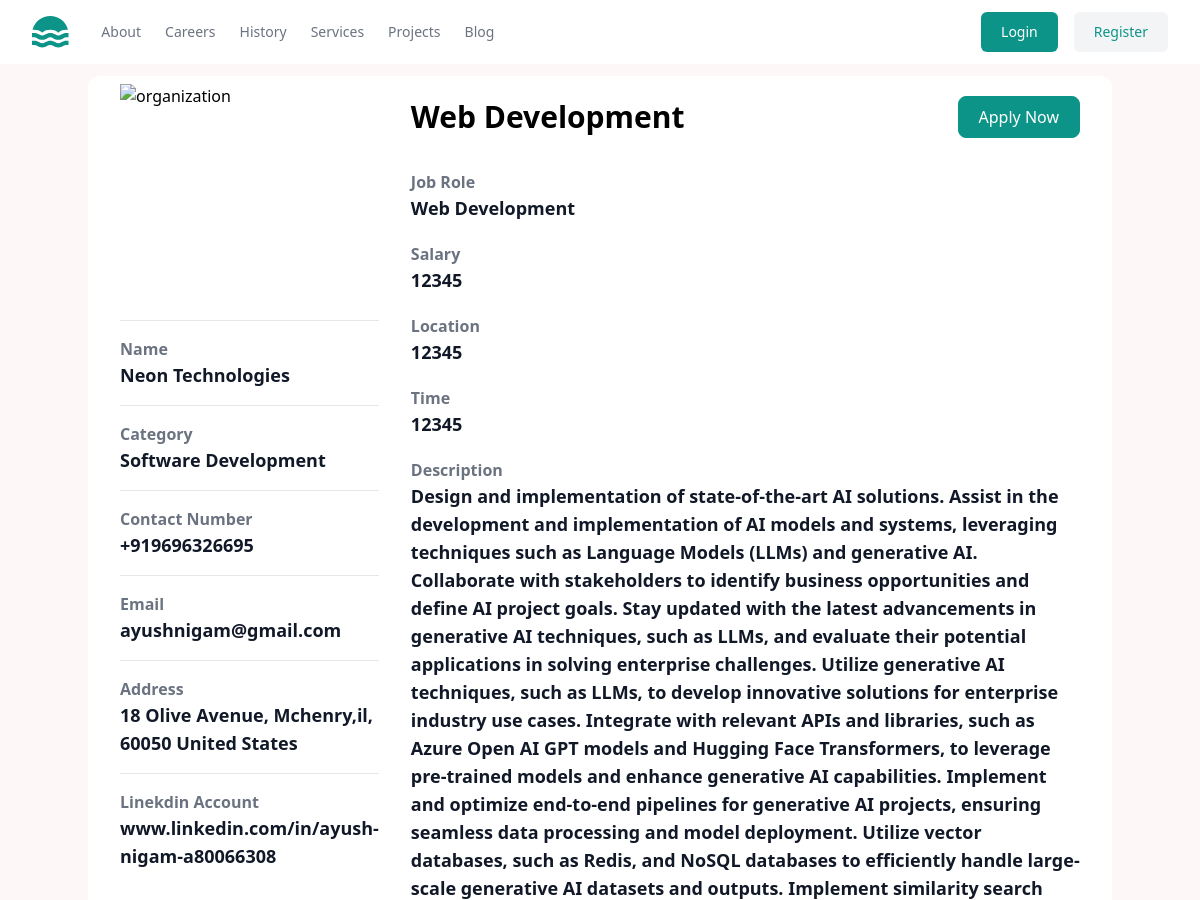
/post?id=1 (upper part), run on an earlier commit of the app's database.
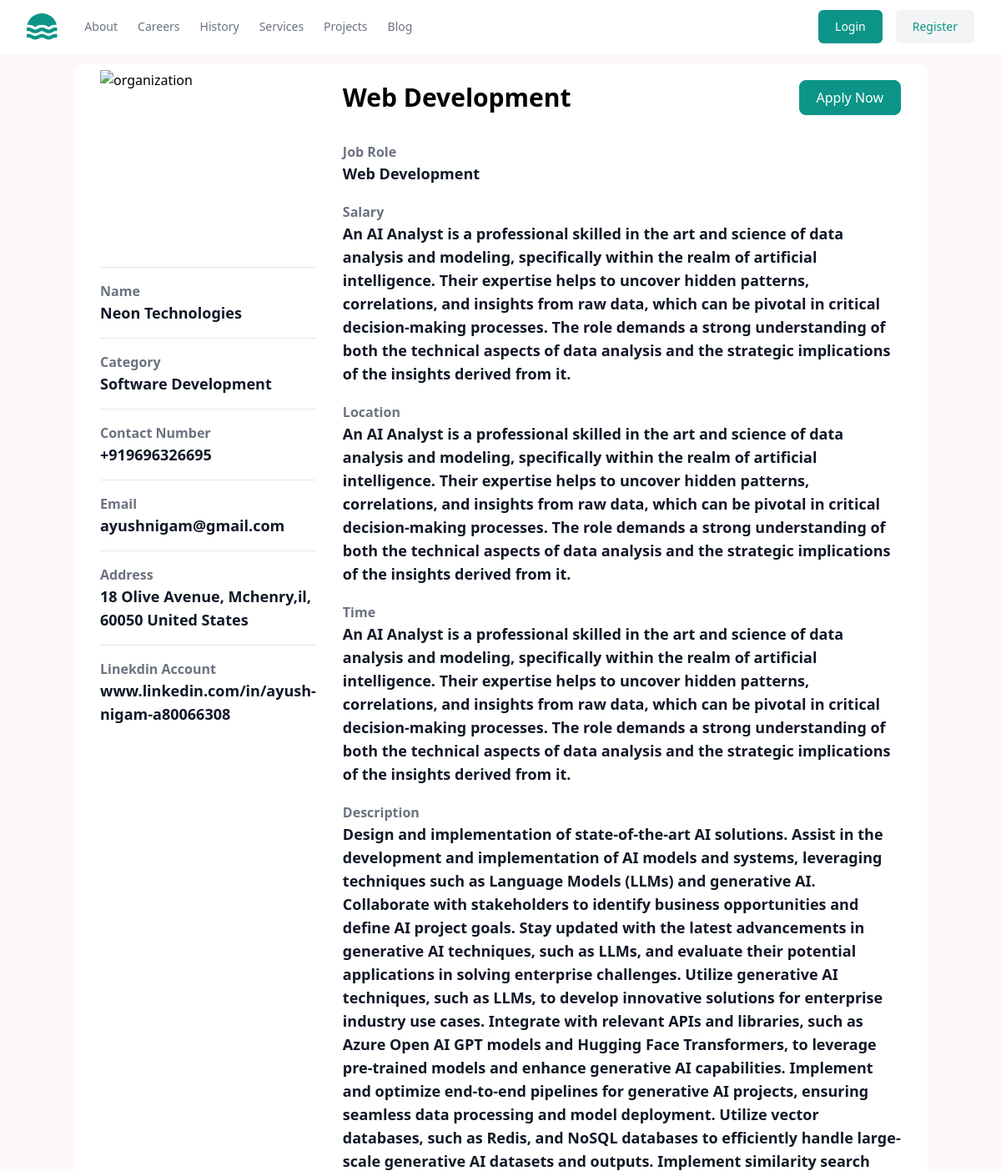
And on a later commit of the database.
### posts/models.py (models this page shows)
class Post(models.Model):
    category = models.ForeignKey(Categories, on_delete=models.CASCADE)
    applicants = models.ManyToManyField(User, related_name='users')
    location = models.CharField(max_length=2000)
    desc = models.CharField(max_length=10000)
    type = models.JSONField(default=list)
    posted_at = models.DateTimeField(auto_now_add=True)
    is_active = models.BooleanField()

### categories/models.py (models this page shows)
class Categories(models.Model):
    name = models.CharField(max_length=50)
    counts = models.IntegerField(default=0)
    closed = models.IntegerField(default=0)
    desc = models.TextField()
    icon = models.CharField(max_length=1000)

### project/views.py (the view)
# urls.py: path('post', views.post,name='post' ),
def post(request):
    id = request.GET.get("id")
    post = Post.objects.get(id=id)
    props = {
        "post":post
    }
    print(props)
    return render(request , "post.html" ,props)

### templates/post.html (shortened to what this page needs)
{% extends 'base.html' %}
{% block content %}
<div class="container mx-auto">
    <article class="rounded-xl bg-white p-4 sm:p-6 lg:p-8 lg:pt-2">
        <div class="flex items-start sm:gap-8">
            <div class="flex flex-col gap-4">
                <img width="220" height="220" src="https://img.icons8.com/deco-color/96/organization.png"
                    alt="organization" />
                <hr>
                <div>
                    <h5 class="text-md font-semibold text-gray-500">Name</h5>
                    <p class="text-lg font-semibold text-gray-900">
                        Neon Technologies
                    </p>
                </div>
                <hr>
                <div>
                    <h5 class="text-md font-semibold text-gray-500">Category</h5>
                    <p class="text-lg font-semibold text-gray-900">
                        Software Development
                    </p>
                </div>
                <hr>
                <div>
                    <h5 class="text-md font-semibold text-gray-500">Contact Number</h5>
                    <p class="text-lg font-semibold text-gray-900">
                        +919696326695
                    </p>
                </div>
                <hr>
                <div>
                    <h5 class="text-md font-semibold text-gray-500">Email</h5>
                    <p class="text-lg font-semibold text-gray-900">
                        ayushnigam@gmail.com
                    </p>
                </div>
                <hr>
                <div>
                    <h5 class="text-md font-semibold text-gray-500">Address</h5>
                    <p class="text-lg font-semibold text-gray-900">
                        {{post.location}}
                    </p>
                </div>
                <hr>
                <div>
                    <h5 class="text-md font-semibold text-gray-500">Linekdin Account</h5>
                    <a href="https://www.linkedin.com/in/ayush-nigam-a80066308"
                        class="text-lg font-semibold text-gray-900" target="_blank">
                        www.linkedin.com/in/ayush-nigam-a80066308
                    </a>
                </div>
            </div>
            <div class="flex flex-col gap-5">
                <div class="flex justify-between items-center sticky top-0 bg-white z-10 py-3">
                    <h3 class="text-3xl font-bold">
                        {{post.category.name}}
                    </h3>
                    <a class="group flex items-center justify-between gap-4 rounded-lg border border-teal-600  bg-teal-600 px-5 py-2 transition-colors hover:bg-transparent focus:outline-none focus:ring"
                        href="#">
                        <span
                            class="font-medium text-white transition-colors group-hover:text-teal-600 group-active:text-teal-500">
                            Apply Now
                        </span>
                    </a>
                </div>
                <div>
                    <h5 class="text-md font-semibold text-gray-500">Job Role</h5>
                    <p class="text-lg font-semibold text-gray-900">
                        {{post.category.name}}
                    </p>
                </div>
                <div>
                    <h5 class="text-md font-semibold text-gray-500">Salary</h5>
                    <p class="text-lg font-semibold text-gray-900">
                        {{post.desc}}
                    </p>
                </div>
                <div>
                    <h5 class="text-md font-semibold text-gray-500">Location</h5>
                    <p class="text-lg font-semibold text-gray-900">
                        {{post.desc}}
                    </p>
                </div>
                <div>
                    <h5 class="text-md font-semibold text-gray-500">Time</h5>
                    <p class="text-lg font-semibold text-gray-900">
                        {{post.desc}}
                    </p>
                </div>
                <div>
                    <h5 class="text-md font-semibold text-gray-500">Description</h5>
                    <p class="text-lg font-semibold text-gray-900">
                    </p>
                </div>
            </div>
        </div>
    </article>
</div>
{% endblock %}

### templates/base.html (shortened to what this page needs)
<!DOCTYPE html>
<html lang="en">
<head>
    <script src="https://cdn.tailwindcss.com"></script>
</head>
<body class="bg-red-100/25 flex flex-col gap-3">
    {% block navbar %}
    {% include 'navbar.html' %}
    {% endblock %}
    <div class="">
        {% block content %}
        {% endblock %}
    </div>
</body>
</html>

### templates/navbar.html (shortened to what this page needs)
<header class="bg-white">
    <div class="mx-auto flex h-16 max-w-screen-xl items-center gap-8 px-4 sm:px-6 lg:px-8">
        <a class="block text-teal-600" href="#">
        </a>
        <div class="flex flex-1 items-center justify-end md:justify-between">
            <nav aria-label="Global" class="hidden md:block">
                <ul class="flex items-center gap-6 text-sm">
                    <li>
                        <a class="text-gray-500 transition hover:text-gray-500/75" href="#"> About </a>
                    </li>
                    <li>
                        <a class="text-gray-500 transition hover:text-gray-500/75" href="#"> Careers </a>
                    </li>
                    <li>
                        <a class="text-gray-500 transition hover:text-gray-500/75" href="#"> History </a>
                    </li>
                    <li>
                        <a class="text-gray-500 transition hover:text-gray-500/75" href="#"> Services </a>
                    </li>
                    <li>
                        <a class="text-gray-500 transition hover:text-gray-500/75" href="#"> Projects </a>
                    </li>
                    <li>
                        <a class="text-gray-500 transition hover:text-gray-500/75" href="#"> Blog </a>
                    </li>
                </ul>
            </nav>
            <div class="flex items-center gap-4">
                {% if user.is_authenticated %}
                <img class="w-10 h-10 rounded-full"
                    src="https://img.icons8.com/material-rounded/24/12B886/user-male-circle.png" alt="Rounded avatar">
                {% else %}
                <div class="sm:flex sm:gap-4">
                    <a class="block rounded-md bg-teal-600 px-5 py-2.5 text-sm font-medium text-white transition hover:bg-teal-700"
                        href="{% url 'login' %}">
                        Login
                    </a>
                    <a class="hidden rounded-md bg-gray-100 px-5 py-2.5 text-sm font-medium text-teal-600 transition hover:text-teal-600/75 sm:block"
                        href="#">
                        Register
                    </a>
                </div>
                {% endif %}
            </div>
        </div>
    </div>
</header>

What changed in the data, as far as the page shows it:
changed Post "18 Olive Avenue, Mchenry,il, 60050 United States": desc "12345" → "An AI Analyst is a professional skilled in the art and science of data analysis and modeling, specifically within the realm of artificial intelligence. Their expertise helps to uncover hidden patterns, correlations, and insights from raw data, which can be pivotal in critical decision-making processes. The role demands a strong understanding of both the technical aspects of data analysis and the strategic implications of the insights derived from it."
